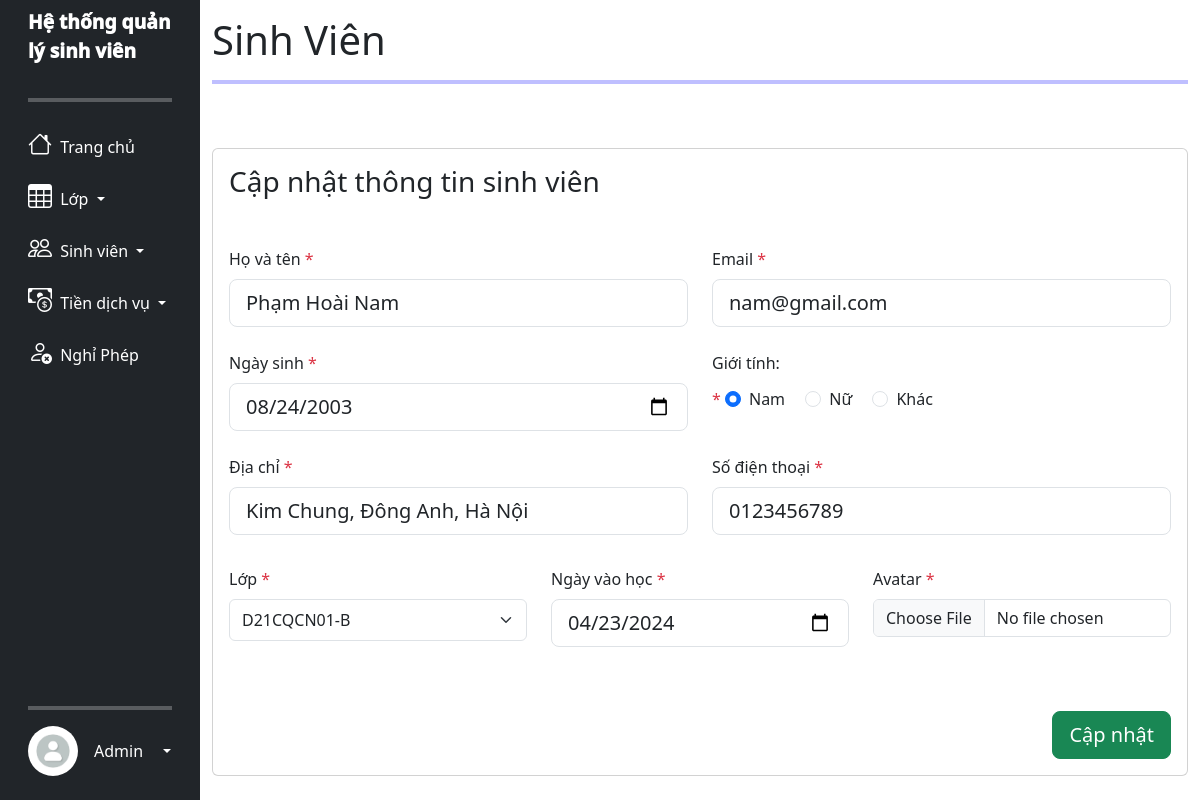
The page /edit_student.php?id=2 (signed in) on the database its author committed.
### tables this page shows
CREATE TABLE `sinh_vien_tbl` (
  `id_sv` int(255) NOT NULL,
  `ten` varchar(255) NOT NULL,
  `ngay_sinh` varchar(255) NOT NULL,
  `gioi_tinh` varchar(255) NOT NULL,
  `so_dien_thoai` varchar(255) NOT NULL,
  `email` varchar(255) NOT NULL,
  `dia_chi` varchar(255) NOT NULL,
  `id_lop` int(11) NOT NULL,
  `ngay_vao_hoc` date NOT NULL,
  `ngay_them` timestamp NOT NULL DEFAULT current_timestamp() ON UPDATE current_timestamp(),
  `anh` varchar(255) NOT NULL DEFAULT 'default_avata.png',
  `ngay_cap_nhat` date NOT NULL
);

### edit_student.php (the view, shortened to what this page needs)
<?php
    require_once('connect_db.php');
    $nameErr = $emailErr = $genderErr = $addressErr = $phoneErr=$avatarErr=$joinErr=$birthErr= "";
    $name = $email = $gender = $birth = $address = $phone = $class = $join = $avatar = "";
    $id = $_GET['id'];
    $query_student_by_ID = "SELECT * FROM sinh_vien_tbl WHERE id_sv=$id";
    $student_result = $con->query($query_student_by_ID);
    if (mysqli_num_rows($student_result) == 1) {
        $student = mysqli_fetch_assoc($student_result);
        $name = $student['ten'];
        $birth = $student['ngay_sinh'];
        $phone = $student['so_dien_thoai'];
        $email = $student['email'];
        $address = $student['dia_chi'];
        $join = $student['ngay_vao_hoc'];
    }
    if (isset($_SESSION['username']) && isset($_SESSION['user_type']) && $_SESSION['logged_in']) {
        ?>
        <!DOCTYPE html>
        <html lang="en">
        <head>
            <link href="https://cdn.jsdelivr.net/npm/bootstrap@5.3.3/dist/css/bootstrap.min.css" rel="stylesheet">
            <link rel="stylesheet" href="https://cdn.jsdelivr.net/npm/bootstrap-icons@1.11.3/font/bootstrap-icons.min.css">
            <link href="https://cdn.datatables.net/v/bs5/dt-2.0.5/datatables.min.css" rel="stylesheet">
            <link rel="stylesheet" href="main.css">
        </head>
        <body>
            <div class="side_bar">
                <div class="container-fluid">
                    <div class="row flex-nowrap">
                        <?php echo file_get_contents("baseUI.html"); ?>
                        <div class="col py-3">
                            <h1>Sinh Viên</h1>
                            <hr style="border: 2px solid blue">
                            <br><br>
                            <div class="card card-registration">
                                <div class="card-body">
                                <h3 class="mb-4 pb-2 pb-md-0 mb-md-5">Cập nhật thông tin sinh viên</h3>
                                    <form method="post">
                                        <div class="row">
                                            <div class="col-md-6 mb-4">
                                                <div class="form-outline">
                                                    <label class="form-label" for="firstName">Họ và tên</label> <span class="error text-danger"> * <?php echo $nameErr;?></span>
                                                    <input type="text" name="name" class="form-control form-control-lg" value="<?php echo $name?>"/>
                                                </div>
                                            </div>
                                            <div class="col-md-6 mb-4">
                                                <div class="form-outline">
                                                    <label class="form-label" for="lastName">Email</label> <span class="error text-danger"> * <?php echo $emailErr;?></span>
                                                    <input type="text" name="email" class="form-control form-control-lg" value="<?php echo $email?>"/>
                                                </div>
                                            </div>
                                        </div>
                                        <div class="row">
                                            <div class="col-md-6 mb-4 d-flex align-items-center">
                                                <div class="form-outline datepicker w-100">
                                                    <label for="birthdayDate" class="form-label">Ngày sinh</label> <span class="error text-danger"> * <?php echo $birthErr;?></span>
                                                    <input type="date" class="form-control form-control-lg" name="birth" value="<?php echo $birth?>"/>
                                                </div>
                                            </div>
                                            <div class="col-md-6 mb-4">
                                                <p class="mb-2 pb-1">Giới tính: </p> <span class="error text-danger"> * </span>
                                                <div class="form-check form-check-inline">
                                                    <input class="form-check-input" type="radio" name="gender" id="maleGender"
                                                    value="Nam" checked />
                                                    <label class="form-check-label" for="maleGender">Nam</label>
                                                </div>
                                            <div class="form-check form-check-inline">
                                                <input class="form-check-input" type="radio" name="gender" id="femaleGender"
                                                value="Nữ" />
                                                <label class="form-check-label" for="femaleGender">Nữ</label>
                                            </div>
                                            <div class="form-check form-check-inline">
                                                <input class="form-check-input" type="radio" name="gender" id="otherGender"
                                                value="Khác" />
                                                <label class="form-check-label" for="otherGender">Khác</label>
                                            </div>
                                            </div>
                                        </div>
                                        <div class="row">
                                            <div class="col-md-6 mb-4 pb-2">
                                                <div class="form-outline">
                                                    <label class="form-label" for="emailAddress">Địa chỉ</label> <span class="error text-danger"> * <?php echo $addressErr;?></span>
                                                    <input type="text" name="address" class="form-control form-control-lg" value="<?php echo $address?>"/>
                                                </div>
                                            </div>
                                            <div class="col-md-6 mb-4 pb-2">
                                                <div class="form-outline">
                                                    <label class="form-label" for="phoneNumber">Số điện thoại</label> <span class="error text-danger"> * <?php echo $phoneErr;?></span>
                                                    <input type="tel" name="phone" class="form-control form-control-lg" value="<?php echo $phone?>"/>
                                                </div>
                                            </div>
                                        </div>
                                        <div class="row">
                                            <div class="col-md-4 mb-4 pb-2">
                                                <label class="form-label select-label">Lớp</label> <span class="error text-danger"> * </span>
                                                <select class="form-select form-control-lg" name="select_class">
                                                    <?php
                                                        $query1 = "SELECT * FROM lop_tbl";
                                                        $class_arr = $con->query($query1);
                                                        while($row = $class_arr->fetch_assoc()) {
                                                            ?>
                                                            <option value=<?php echo $row['id_lop']; ?> ?><?php echo $row['ten_lop']?></option>
                                                    <?php
                                                        }
                                                    ?>
                                                </select>
                                            </div>
                                            <div class="col-md-4 mb-4 pb-2">
                                            <label for="birthdayDate" class="form-label">Ngày vào học</label> <span class="error text-danger"> * <?php echo $joinErr;?> </span>
                                                    <input type="date" class="form-control form-control-lg" name='join' value="<?php echo $join?>"/>
                                            </div>
                                            <div class="col-md-4 mb-4 pb-2">
                                                <label class="form-label" for="customFile">Avatar</label> <span class="error text-danger"> *<?php echo $avatarErr;?></span>
                                                <input type="file" class="form-control" name="avatar" />
                                            </div>
                                        </div>
                                        <div class="mt-4 pt-2">
                                            <input class="btn btn-success btn-lg float-end" type="submit" name="submit" value="Cập nhật" />
                                        </div>
                                    </form>
                                </div>
                            </div>
                        </div>
                    </div>
                    </div>
                </div>
        </body>
        </html>
        <?php
    }
    else {
        header("Location: error.html");
        exit();
    }
?>

### main.css (style rules this page uses)
:root { font-family: 'Poppins', sans-serif; font-family: 'Kaisei Tokumin', serif; }
.error { color: red; }
.title { font-size: larger !important; font-weight: 1000 !important; }
.main-side-item, .side-item { min-width: 100%; }

### rows shown on the page
sinh_vien_tbl: name "Phạm Hoài Nam", email "nam@gmail.com", birth "08/24/2003", address "Kim Chung, Đông Anh, Hà Nội", phone "0123456789", join "04/23/2024"

### other values the page prints
file_get_contents("baseUI.html") "Hệ thống quản lý sinh viên Trang chủ Lớp Sinh viên Tiền dịch vụ Nghỉ Phép Admin"
form field select_class "D21CQCN01-B"
